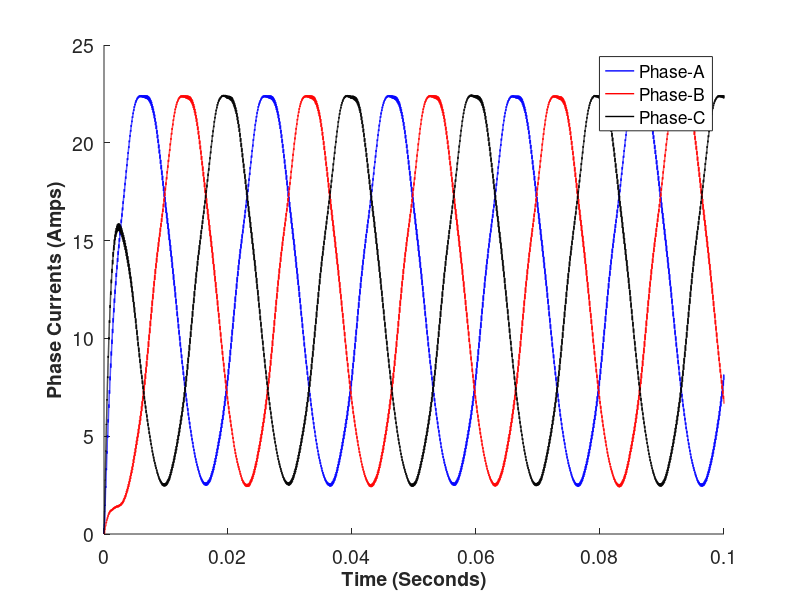
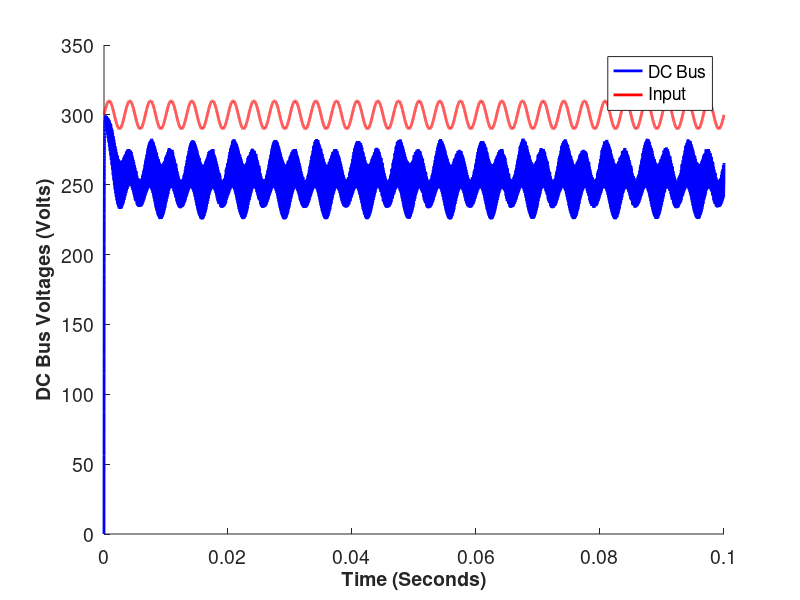
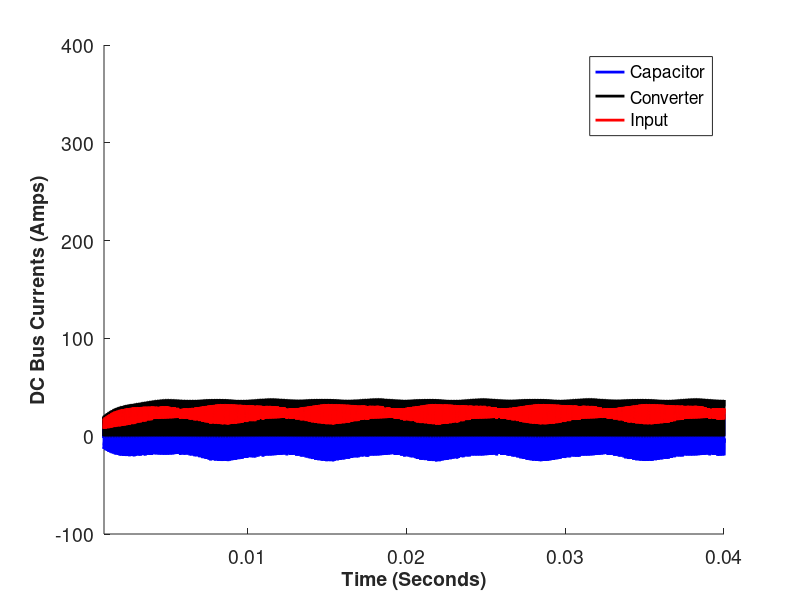
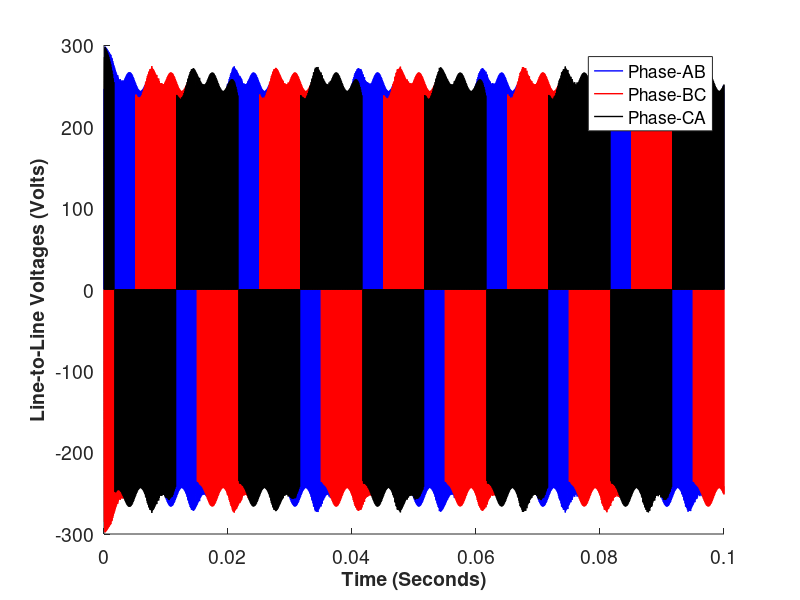

MATLAB code to generate these figures, in order:
tic
%% Time array
Tstep = 1e-6; % s
Tfinal = 100e-3; % s
time_array = 0:Tstep:Tfinal-Tstep;
NumberofSteps = numel(time_array);
%% Defined Parameters
DCSourceMagn = 300; % V
SixthHarmonicMagn = 10; % V
SixthHarmonicPhase = 0; % Radians
%% Constant Parameters
Cdc = 15e-6; % F
RA = 10; % Ohms
RB = 10; % Ohms
RC = 10; % Ohms
LA = 15e-3; % H
LB = 15e-3; % H
LC = 15e-3; % H
Rin = 2; % Ohms
Lin = 1e-6; % H
%% Generate switching signals
ma = 0.9;
fo = 50; % Hz
fsw = 10e3; % Hz
delta = 0; % Radians
VrefA = ma*sin(2*pi*fo*time_array-delta);
VrefB = ma*sin(2*pi*fo*time_array-delta-2*pi/3);
VrefC = ma*sin(2*pi*fo*time_array-delta-4*pi/3);
Vcarrier = sawtooth(2*pi*fsw*time_array);
SA = (VrefA > Vcarrier);
SB = (VrefB > Vcarrier);
SC = (VrefC > Vcarrier);
%% States
PhaseACurrent = zeros(1, NumberofSteps);
PhaseBCurrent = zeros(1, NumberofSteps);
PhaseCCurrent = zeros(1, NumberofSteps);
DCBusVoltage = zeros(1, NumberofSteps);
InputCurrent = zeros(1, NumberofSteps);
%% Inputs
InputVoltage = DCSourceMagn + SixthHarmonicMagn*sin(2*pi*300*time_array-SixthHarmonicPhase);
%% Main Loop for State Calculations
PhaseACurrentPrev = 0;
PhaseBCurrentPrev = 0;
PhaseCCurrentPrev = 0;
DCBusVoltagePrev  = 0;
InputCurrentPrev  = 0;
PhaseACurrentDiff = 0;
PhaseBCurrentDiff = 0;
PhaseCCurrentDiff = 0;
DCBusVoltageDiff  = 0;
InputCurrentDiff  = 0;
for k = 2:NumberofSteps
    PhaseACurrentDiff = ...
        (-RA/LA)    *PhaseACurrentPrev +...
        (0)         *PhaseBCurrentPrev +...
        (0)         *PhaseCCurrentPrev +...
        (SA(k)/LA)  *DCBusVoltagePrev  +...
        (0)         *InputCurrentPrev  +...
        (0)         *InputVoltage(k);
    
    PhaseBCurrentDiff = ...
        (0)         *PhaseACurrentPrev +...
        (-RB/LB)    *PhaseBCurrentPrev +...
        (0)         *PhaseCCurrentPrev +...
        (SB(k)/LB)  *DCBusVoltagePrev  +...
        (0)         *InputCurrentPrev  +...
        (0)         *InputVoltage(k);
    
    PhaseCCurrentDiff = ...
        (0)         *PhaseACurrentPrev +...
        (0)         *PhaseBCurrentPrev +...
        (-RC/LC)    *PhaseCCurrentPrev +...
        (SC(k)/LC)  *DCBusVoltagePrev  +...
        (0)         *InputCurrentPrev  +...
        (0)         *InputVoltage(k);
    
    DCBusVoltageDiff = ...
        (-SA(k)/Cdc)*PhaseACurrentPrev +...
        (-SB(k)/Cdc)*PhaseBCurrentPrev +...
        (-SC(k)/Cdc)*PhaseCCurrentPrev +...
        (0)         *DCBusVoltagePrev  +...
        (1/Cdc)     *InputCurrentPrev  +...
        (0)         *InputVoltage(k);
    
    InputCurrentDiff = ...
        (0)         *PhaseACurrentPrev +...
        (0)         *PhaseBCurrentPrev +...
        (0)         *PhaseCCurrentPrev +...
        (-1/Lin)    *DCBusVoltagePrev  +...
        (-Rin/Lin)  *InputCurrentPrev  +...
        (1/Lin)     *InputVoltage(k);
    
    PhaseACurrent(k) = PhaseACurrentPrev + PhaseACurrentDiff*Tstep;
    PhaseBCurrent(k) = PhaseBCurrentPrev + PhaseBCurrentDiff*Tstep;
    PhaseCCurrent(k) = PhaseCCurrentPrev + PhaseCCurrentDiff*Tstep;
    DCBusVoltage(k)  = DCBusVoltagePrev  + DCBusVoltageDiff *Tstep;
    InputCurrent(k)  = InputCurrentPrev  + InputCurrentDiff *Tstep;
    
    PhaseACurrentPrev = PhaseACurrent(k);
    PhaseBCurrentPrev = PhaseBCurrent(k);
    PhaseCCurrentPrev = PhaseCCurrent(k);
    DCBusVoltagePrev  = DCBusVoltage(k);
    InputCurrentPrev  = InputCurrent(k);
end
%% Other Parameters
ConverterVoltagePhaseANeutral = DCBusVoltage.*SA;
ConverterVoltagePhaseBNeutral = DCBusVoltage.*SB;
ConverterVoltagePhaseCNeutral = DCBusVoltage.*SC;
ConverterVoltagePhaseAPhaseB = DCBusVoltage.*(SA-SB);
ConverterVoltagePhaseBPhaseC = DCBusVoltage.*(SB-SC);
ConverterVoltagePhaseCPhaseA = DCBusVoltage.*(SC-SA);
ConverterDCBusCurrent = PhaseACurrent.*SA + PhaseBCurrent.*SB + PhaseCCurrent.*SC;
DCBusCapacitorCurrent = InputCurrent - ConverterDCBusCurrent;

toc

%% Phase Currents
figure;
hold all;
plot(time_array,PhaseACurrent,'b-','Linewidth',1);
plot(time_array,PhaseBCurrent,'r-','Linewidth',1);
plot(time_array,PhaseCCurrent,'k-','Linewidth',1);
set(gca,'FontSize',14);
xlabel('Time (Seconds)','FontSize',14,'FontWeight','Bold')
ylabel('Phase Currents (Amps)','FontSize',14,'FontWeight','Bold')
%xlim([0 40e-3]);
%ylim([-1.2 1.2]);
legend({'Phase-A','Phase-B','Phase-C'},'Location','best');
%% DC Bus Voltages
figure;
hold all;
plot(time_array,DCBusVoltage,'b-','Linewidth',2);
plot(time_array,InputVoltage,'r-','Linewidth',2);
set(gca,'FontSize',14);
xlabel('Time (Seconds)','FontSize',14,'FontWeight','Bold')
ylabel('DC Bus Voltages (Volts)','FontSize',14,'FontWeight','Bold')
%xlim([0 40e-3]);
%ylim([-1.2 1.2]);
legend({'DC Bus','Input'},'Location','best');
%% DC Bus Currents
figure;
hold all;
plot(time_array,DCBusCapacitorCurrent,'b-','Linewidth',2);
plot(time_array,ConverterDCBusCurrent,'k-','Linewidth',2);
plot(time_array,InputCurrent,'r-','Linewidth',2);
set(gca,'FontSize',14);
xlabel('Time (Seconds)','FontSize',14,'FontWeight','Bold')
ylabel('DC Bus Currents (Amps)','FontSize',14,'FontWeight','Bold')
xlim([1e-3 40e-3]);
%ylim([-1.2 1.2]);
legend({'Capacitor','Converter','Input'},'Location','best');
%% Line to Line Voltages
figure;
hold all;
plot(time_array,ConverterVoltagePhaseAPhaseB,'b-','Linewidth',1);
plot(time_array,ConverterVoltagePhaseBPhaseC,'r-','Linewidth',1);
plot(time_array,ConverterVoltagePhaseCPhaseA,'k-','Linewidth',1);
set(gca,'FontSize',14);
xlabel('Time (Seconds)','FontSize',14,'FontWeight','Bold')
ylabel('Line-to-Line Voltages (Volts)','FontSize',14,'FontWeight','Bold')
%xlim([0 40e-3]);
%ylim([-1.2 1.2]);
legend({'Phase-AB','Phase-BC','Phase-CA'},'Location','best');

%%
% %% Reference Signal and Carrier
% figure;
% hold all;
% plot(time_array,VrefA,'b-','Linewidth',2);
% plot(time_array,VrefB,'g-','Linewidth',2);
% plot(time_array,VrefC,'k-','Linewidth',2);
% plot(time_array,Vcarrier,'r-','Linewidth',2);
% set(gca,'FontSize',14);
% xlabel('Time (Seconds)','FontSize',14,'FontWeight','Bold')
% ylabel('Reference Signals (Volts)','FontSize',14,'FontWeight','Bold')
% xlim([0 40e-3]);
% ylim([-1.2 1.2]);
% legend({'Phase-A','Phase-B','Phase-C'},'Location','best');
% %% Switching Signals
% figure;
% hold all;
% %plot(time_array,SA,'b-','Linewidth',2);
% plot(time_array,SA-SB,'r-','Linewidth',2);
% plot(time_array,(VrefA-VrefB)/sqrt(3),'k-','Linewidth',2);
% %plot(time_array,SB,'g-','Linewidth',2);
% %plot(time_array,SC,'k-','Linewidth',2);
% %plot(time_array,Vcarrier,'r-','Linewidth',2);
% set(gca,'FontSize',14);
% xlabel('Time (Seconds)','FontSize',14,'FontWeight','Bold')
% ylabel('Reference Signals (Volts)','FontSize',14,'FontWeight','Bold')
% xlim([0 40e-3]);
% ylim([-1.2 1.2]);
% %% Input Voltage
% figure;
% hold all;
% plot(time_array,InputVoltage,'b-','Linewidth',2);
% set(gca,'FontSize',14);
% xlabel('Time (Seconds)','FontSize',14,'FontWeight','Bold')
% ylabel('Inp?t Voltage (Volts)','FontSize',14,'FontWeight','Bold')
% xlim([0 20e-3]);
% ylim([0 400]);
